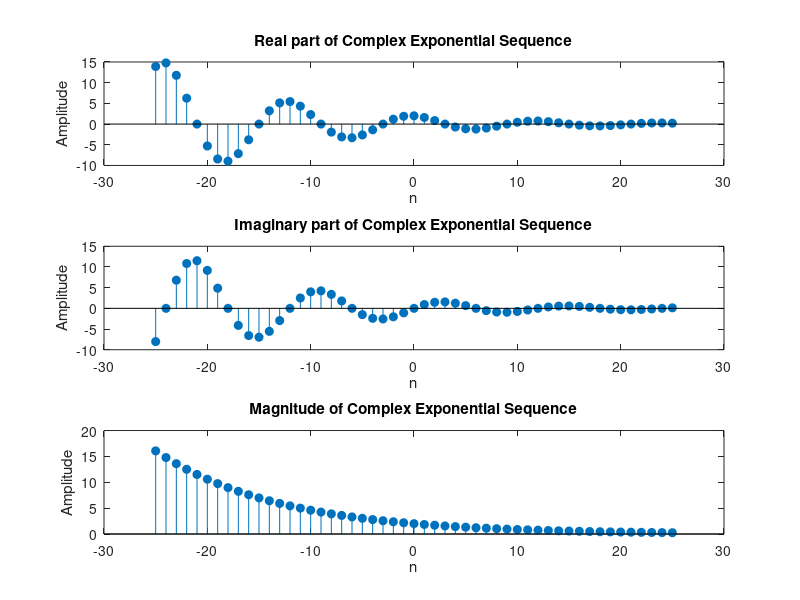

MATLAB code for this plot:
%% Experiment - 1
% Example - 3
clc;
clear;
figure;

n = -25 : 25;  % Discrete time index

%% Complex exponential sequence
k = 2;
c = -1/12 + i * pi/6;
x = k * exp(c*n);
xr = real(x);  % Real part
xi = imag(x);  % Imaginary part
m = abs(x);  % Magnitude

subplot(311);
stem(n, xr, 'filled')
title('Real part of Complex Exponential Sequence')
xlabel('n')
ylabel('Amplitude')

subplot(312);
stem(n, xi, 'filled')
title('Imaginary part of Complex Exponential Sequence')
xlabel('n')
ylabel('Amplitude')

subplot(313);
stem(n, m, 'filled')
title('Magnitude of Complex Exponential Sequence')
xlabel('n')
ylabel('Amplitude')
